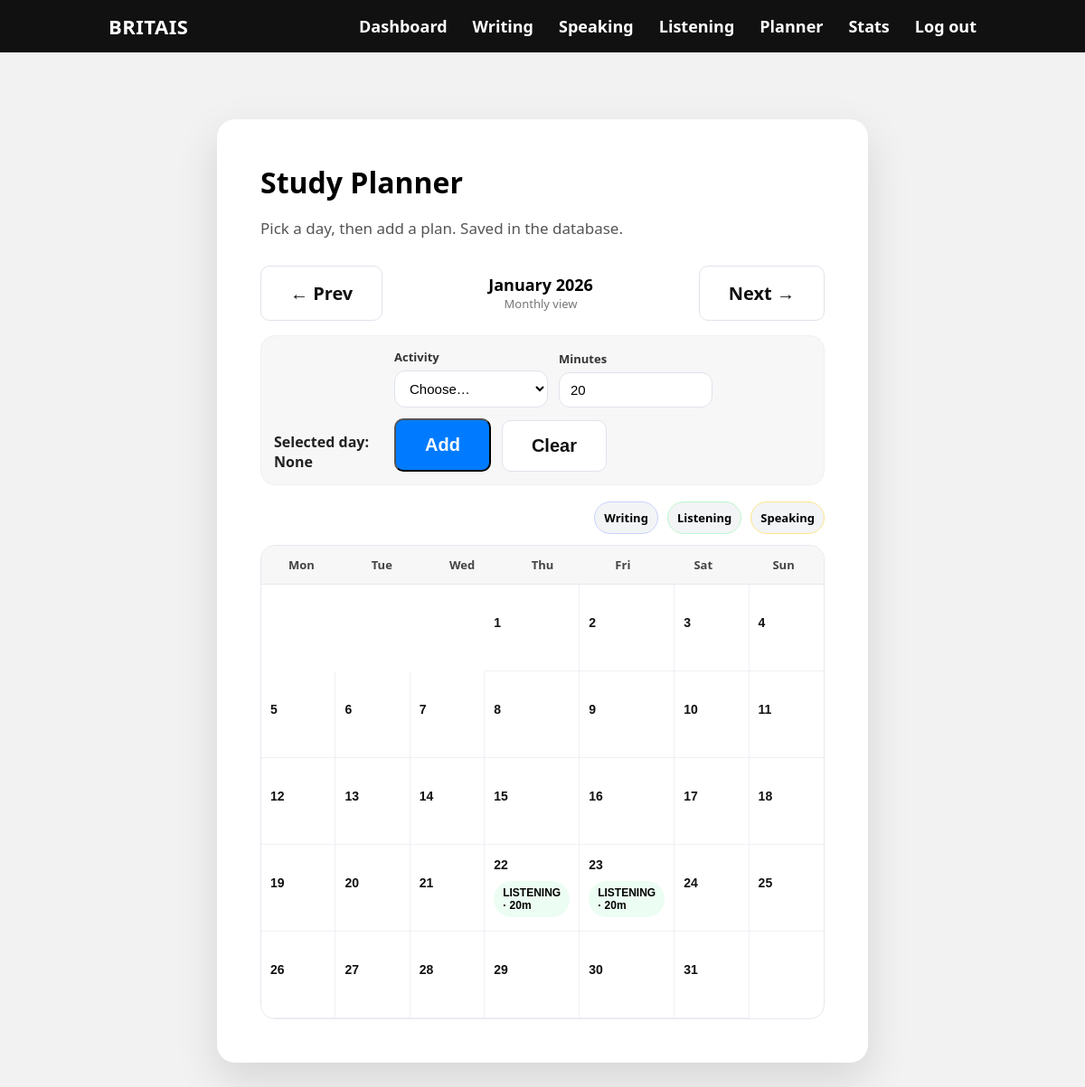
The page /planner/2026/1 (signed in) on the database its author committed.
### models.py (models this page shows, shortened)
class PlannerEntry(db.Model):
    __tablename__ = "tb_planner_entries"
    id = db.Column(db.Integer, primary_key=True)
    user_id = db.Column(db.Integer, db.ForeignKey("tb_users.id"), nullable=False)
    date = db.Column(db.Date, nullable=False)
    activity = db.Column(db.String(50), nullable=False)  # Activity type (Writing, Speaking, Listening)
    minutes = db.Column(db.Integer, default=30)
    user = db.relationship("User", back_populates="planner_entries")

### app.py (the view, shortened to what this page needs)
@app.route("/planner", methods=["GET", "POST"])
@app.route("/planner/<int:year>/<int:month>", methods=["GET", "POST"])
@login_required
def planner(year=None, month=None):
    user = current_user()
    today = date.today()
    year = year or today.year
    month = month or today.month
    month_name = calendar.month_name[month]
    days_in_month = calendar.monthrange(year, month)[1]
    first_weekday = date(year, month, 1).weekday()
    first = date(year, month, 1)
    prev_month_date = (first - timedelta(days=1)).replace(day=1)
    next_month_date = (first + timedelta(days=days_in_month + 1)).replace(day=1)
    prev_year, prev_month = prev_month_date.year, prev_month_date.month
    next_year, next_month = next_month_date.year, next_month_date.month
    start = date(year, month, 1)
    end = date(year, month, days_in_month)
    entries = (
        PlannerEntry.query
        .filter(PlannerEntry.user_id == user.id)
        .filter(PlannerEntry.date >= start)
        .filter(PlannerEntry.date <= end)
        .order_by(PlannerEntry.date.asc())
        .all()
    )
    entries_by_day = {}
    for e in entries:
        entries_by_day.setdefault(e.date.day, []).append(e)
    return render_template(
        "planner.html",
        year=year,
        month=month,
        month_name=month_name,
        days_in_month=days_in_month,
        first_weekday=first_weekday,
        prev_year=prev_year,
        prev_month=prev_month,
        next_year=next_year,
        next_month=next_month,
        entries_by_day=entries_by_day,
    )

### app.py (called while the page is built)
def current_user():
    email = session.get("user_email")
    return User.query.filter_by(email=email).first() if email else None

def login_required(view):
    @wraps(view)
    def wrapped(*args, **kwargs):
        if not current_user():
            return redirect(url_for("login"))
        return view(*args, **kwargs)
    return wrapped

### templates/planner.html (shortened to what this page needs)
{% extends "base.html" %}
{% block content %}
<div class="task-page">
  <div class="task-card">
    <h2 class="task-title">Study Planner</h2>
    <p class="task-subtitle">
      Pick a day, then add a plan. Saved in the database.
    </p>
    <div class="cal-header" style="display:flex; align-items:center; justify-content:space-between; gap:16px;">
      <a class="btn secondary" href="{{ url_for('planner', year=prev_year, month=prev_month) }}">← Prev</a>
      <div style="text-align:center;">
        <div class="cal-month-name">{{ month_name }} {{ year }}</div>
        <div class="cal-month-hint">Monthly view</div>
      </div>
      <a class="btn secondary" href="{{ url_for('planner', year=next_year, month=next_month) }}">Next →</a>
    </div>
    <div class="planner-controls" style="margin-top:16px;">
      <div class="pc-left">
        <div class="selected-day">
          Selected day: <strong id="selectedDayLabel">None</strong>
        </div>
      </div>
      <form class="pc-form" method="POST" action="{{ url_for('planner', year=year, month=month) }}" onsubmit="return beforeSubmit();">
        <label class="pc-field">
          Activity
          <select name="activity" id="activitySelect" required>
            <option value="" disabled selected>Choose…</option>
          </select>
        </label>
        <label class="pc-field">
          Minutes
          <input name="minutes" id="minutesInput" type="number" min="5" step="5" value="20" required />
        </label>
        <button class="btn primary pc-btn" type="submit">Add</button>
        <button class="btn pc-btn secondary" type="button" onclick="clearSelection()">Clear</button>
      </form>
    </div>
    <div class="cal-legend" style="margin-top:12px;">
      <span class="pill pill-writing">Writing</span>
      <span class="pill pill-listening">Listening</span>
      <span class="pill pill-speaking">Speaking</span>
    </div>
    <div class="calendar" style="margin-top:12px;">
      <div class="cal-weekdays">
        <div class="wd">Mon</div><div class="wd">Tue</div><div class="wd">Wed</div>
        <div class="wd">Thu</div><div class="wd">Fri</div><div class="wd">Sat</div><div class="wd">Sun</div>
      </div>
      <div class="cal-grid" id="calGrid">
        {% for _ in range(first_weekday) %}
          <div class="day blank" aria-hidden="true"></div>
        {% endfor %}
        {% for d in range(1, days_in_month + 1) %}
          <button type="button" class="day day-btn" data-day="{{ d }}" onclick="selectDay({{ d }})">
            <div class="num">{{ d }}</div>
            <div class="plans" id="plans-{{ d }}">
              {% for e in entries_by_day.get(d, []) %}
                <div class="tag {{ e.activity|lower }}">
                  {{ e.activity }} · {{ e.minutes }}m
                </div>
              {% endfor %}
            </div>
          </button>
        {% endfor %}
        {% set total_cells = first_weekday + days_in_month %}
        {% set trailing = (7 - (total_cells % 7)) % 7 %}
        {% for _ in range(trailing) %}
          <div class="day blank" aria-hidden="true"></div>
        {% endfor %}
      </div>
    </div>
  </div>
</div>
{% endblock %}

### static/css/styles.css (style rules this page uses)
body { font-family:'Segoe UI',Tahoma,sans-serif; margin:0; background:#f2f2f2; }
.btn { display:inline-block; padding:16px 32px; border-radius:10px; font-size:20px; text-decoration:none; font-weight:bold; cursor:pointer; }
.btn.primary { background:#007BFF; color:#fff; }
.btn.secondary { background:#fff; border:1px solid #dfe3ea; color:#111; }
.task-page { display:flex; justify-content:center; padding:60px 120px; }
.task-card { width:100%; max-width:720px; background:#ffffff; border-radius:20px; padding:48px; box-shadow:0 18px 48px rgba(0,0,0,0.12); box-sizing:border-box; }
.task-title { font-size:32px; font-weight:800; margin:0 0 8px; }
.task-subtitle { font-size:17px; color:#555; margin-bottom:28px; line-height:1.5; }
.planner-controls { display:flex; justify-content:space-between; align-items:flex-end; gap:16px; margin:10px 0 18px; padding:14px; background:#f7f7f8; border:1px solid #eef0f4; border-radius:16px; }
.selected-day { font-weight:700; color:#222; }
.pc-form { display:flex; gap:12px; align-items:flex-end; flex-wrap:wrap; }
.pc-field { display:flex; flex-direction:column; gap:6px; font-size:13px; font-weight:800; color:#333; }
.pc-field select, .pc-field input { width:170px; padding:10px 12px; border-radius:12px; border:1px solid #dfe3ea; background:#fff; box-sizing:border-box; font-size:15px; }
.cal-header { display:flex; justify-content:space-between; align-items:flex-start; gap:16px; margin:14px 0; }
.cal-month-name { font-size:18px; font-weight:900; }
.cal-month-hint { font-size:13px; color:#777; }
.cal-legend { display:flex; gap:10px; flex-wrap:wrap; justify-content:flex-end; }
.pill { font-size:13px; font-weight:800; padding:8px 10px; border-radius:999px; background:#f3f4f6; }
.pill-writing { border:1px solid #c7d2fe; }
.pill-listening { border:1px solid #bbf7d0; }
.pill-speaking { border:1px solid #fde68a; }
.calendar { border:1px solid #e6e8ef; border-radius:16px; overflow:hidden; background:#fff; }
.cal-weekdays { display:grid; grid-template-columns:repeat(7,1fr); background:#f7f7f8; border-bottom:1px solid #e6e8ef; }
.wd { padding:12px 10px; text-align:center; font-size:13px; font-weight:900; color:#444; }
.cal-grid { display:grid; grid-template-columns:repeat(7,1fr); }
.day-btn { appearance:none; -webkit-appearance:none; border:0; background:#fff; text-align:left; padding:10px; min-height:96px; cursor:pointer; box-sizing:border-box; border-right:1px solid #eef0f4; border-bottom:1px solid #eef0f4; }
.cal-grid .day-btn:nth-child(7n) { border-right:none; }
.num { font-weight:900; font-size:14px; color:#111; }
.plans { margin-top:10px; display:flex; flex-direction:column; gap:6px; }
.tag { display:inline-block; font-size:12px; font-weight:900; padding:6px 10px; border-radius:999px; background:#f3f4f6; }
.tag.listening { background:#ecfdf3; }
.day.blank { background: transparent; border: none; box-shadow: none; cursor: default; }

### rows shown on the page
PlannerEntry: activity "LISTENING", minutes "20"
PlannerEntry: activity "LISTENING", minutes "20"

### other values the page prints
{{ month_name }} "January"
{{ year }} "2026"
{{ d }} "1" "2" "3" "4" "5" "6" "7" "8" "9" "10" "11" "12" "13" "14" "15" "16" "17" "18" "19" "20" "21" "22" "23" "24" "25" "26" "27" "28" "29" "30" "31"
